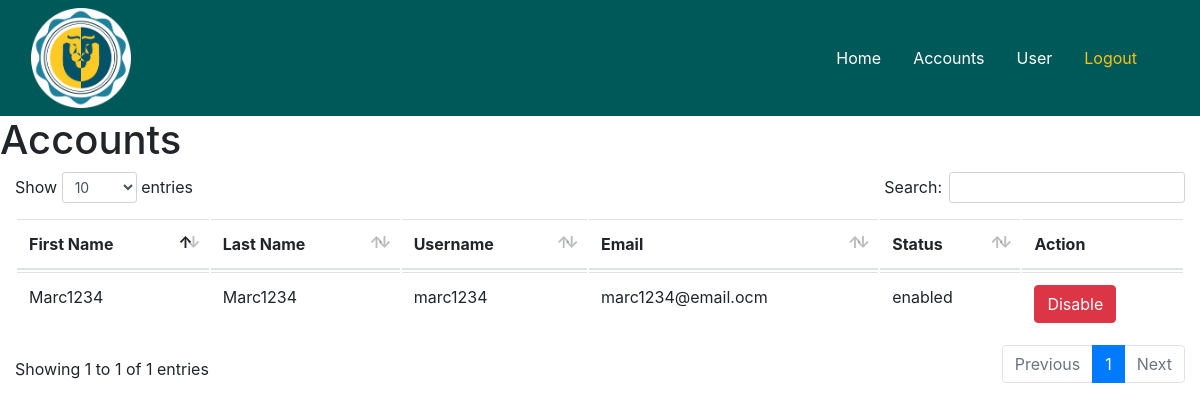
Page /admin/accounts_status.php (signed in) on the earlier database version.
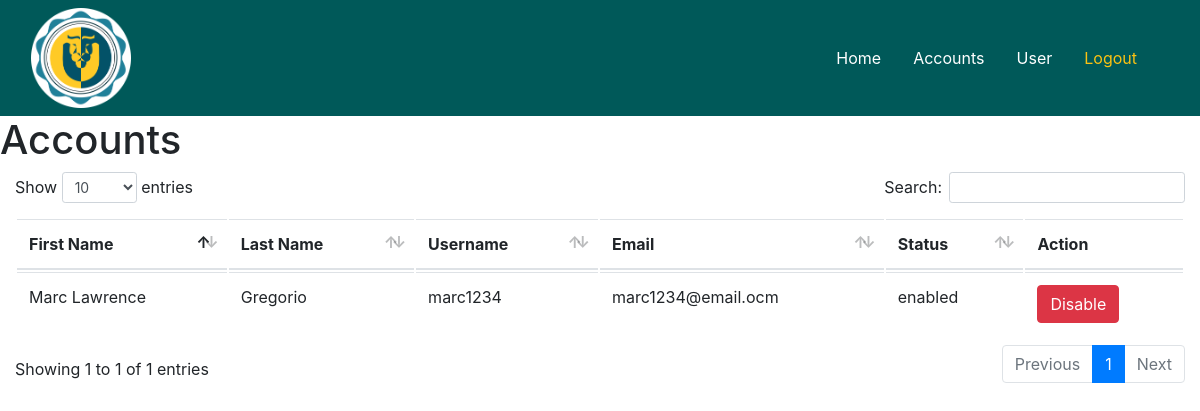
Same page on the later database version.
### tables this page shows
CREATE TABLE `user` (
  `username` varchar(45) NOT NULL,
  `user_id` int(11) NOT NULL AUTO_INCREMENT,
  `email` varchar(45) NOT NULL,
  `password` varchar(255) NOT NULL,
  `date_registered` date NOT NULL,
  `status` enum('enabled','disabled') DEFAULT 'enabled',
  `type` enum('admin','user') DEFAULT 'user',
  PRIMARY KEY (`username`),
  UNIQUE KEY `user_id_UNIQUE` (`user_id`)
);

CREATE TABLE `user_info` (
  `user_id` int(11) NOT NULL,
  `first_name` varchar(45) DEFAULT NULL,
  `middle_name` varchar(45) DEFAULT NULL,
  `last_name` varchar(45) DEFAULT NULL,
  `birth_date` date DEFAULT NULL,
  `birth_place` varchar(45) DEFAULT NULL,
  `contact_number` varchar(45) DEFAULT NULL,
  `gender` enum('m','f') DEFAULT NULL,
  `height` varchar(45) DEFAULT NULL,
  `weight` int(3) DEFAULT NULL,
  `blood_type` enum('o','a','b','ab') DEFAULT NULL,
  `residential_address` varchar(45) DEFAULT NULL,
  `residential_zip` int(4) DEFAULT NULL,
  `residential_tel_no` varchar(45) DEFAULT NULL,
  `permanent_address` varchar(45) DEFAULT NULL,
  `permanent_zip` int(4) DEFAULT NULL,
  `permanent_tel_no` varchar(45) DEFAULT NULL,
  `citizenship` varchar(45) DEFAULT NULL,
  `religion` varchar(45) DEFAULT NULL,
  `civil_status` varchar(45) DEFAULT NULL,
  `sss_no` int(11) DEFAULT NULL,
  `tin` int(11) DEFAULT NULL,
  `philhealth_no` int(11) DEFAULT NULL,
  `pagibig_id_no` int(11) DEFAULT NULL,
  PRIMARY KEY (`user_id`),
  CONSTRAINT `user_id` FOREIGN KEY (`user_id`) REFERENCES `user` (`user_id`) ON UPDATE CASCADE
);

### admin/data_accounts.php (the view, shortened to what this page needs)
<!DOCTYPE html>
<table class="table" id="table">
  <thead>
    <tr>
        <th>First Name</th>
        <th>Last Name</th>
        <th>Username</th>
        <th>Email</th>
        <th>Status</th>
        <th>Action</th>
    </tr>
  </thead>
    <?php
    include '../utilities/session.php';
    $sql = "select username, email, first_name, last_name,status from user natural join user_info;";
    $result = $connect->query($sql);
    if($result-> num_rows > 0){
        while($row = $result->fetch_assoc()){
          if($row["status"] === "enabled"){
            $button = "
            <input name='disable' value='Disable' style='display: none;'>
            <button class='btn btn-danger' type='submit' value='Disable'>Disable";
          }else{
            $button = "
            <input name='enable' value='Enable' style='display: none;'>
            <button class='btn btn-success' type='submit' value='Enable'>Enable";
          }
            echo "
            <tr>
            <form action='update_status.php' method='POST'>
            <td>" . ucwords($row['first_name']) . "</td>
            <td>" . ucwords($row['last_name']) . "</td>
            <td><input type='hidden' name='username' value='".$row['username']."'>" . $row['username'] . "</td>
            <td>" . $row['email'] . "</td>
            <td>" . $row['status'] . "</td>
            <td>
             ".$button."</td>
            </form>
            </tr>";
          }
        }else {
         echo "database has no query";
    }
    ?>
  </table>

Differences in the rows shown:
changed through a linked row, user "marc1234": user.first_name "Marc1234" → "Marc Lawrence"; user.last_name "Marc1234" → "Gregorio"
